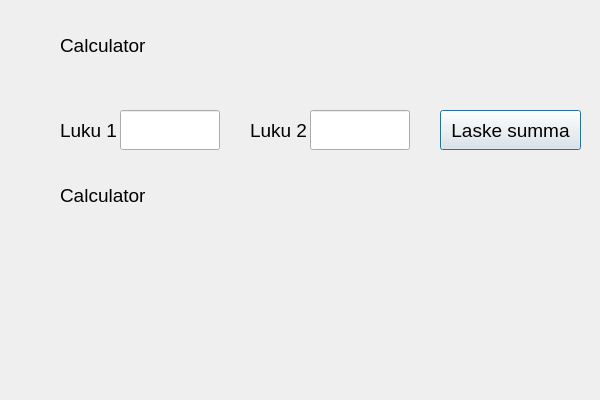
<?xml version="1.0" encoding="UTF-8"?>
<ui version="4.0">
 <class>Calculator</class>
 <widget class="QDialog" name="Calculator">
  <property name="geometry">
   <rect>
    <x>0</x>
    <y>0</y>
    <width>600</width>
    <height>400</height>
   </rect>
  </property>
  <property name="windowTitle">
   <string>Dialog</string>
  </property>
  <widget class="QLabel" name="labelUsername">
   <property name="geometry">
    <rect>
     <x>60</x>
     <y>30</y>
     <width>141</width>
     <height>31</height>
    </rect>
   </property>
   <property name="font">
    <font>
     <pointsize>14</pointsize>
    </font>
   </property>
   <property name="text">
    <string>Calculator</string>
   </property>
  </widget>
  <widget class="QLabel" name="labelUsername_2">
   <property name="geometry">
    <rect>
     <x>60</x>
     <y>110</y>
     <width>100</width>
     <height>40</height>
    </rect>
   </property>
   <property name="font">
    <font>
     <pointsize>14</pointsize>
    </font>
   </property>
   <property name="text">
    <string>Luku 1</string>
   </property>
  </widget>
  <widget class="QLineEdit" name="textNum1">
   <property name="geometry">
    <rect>
     <x>120</x>
     <y>110</y>
     <width>100</width>
     <height>40</height>
    </rect>
   </property>
   <property name="font">
    <font>
     <pointsize>14</pointsize>
    </font>
   </property>
  </widget>
  <widget class="QLineEdit" name="textNum2">
   <property name="geometry">
    <rect>
     <x>310</x>
     <y>110</y>
     <width>100</width>
     <height>40</height>
    </rect>
   </property>
   <property name="font">
    <font>
     <pointsize>14</pointsize>
    </font>
   </property>
  </widget>
  <widget class="QLabel" name="labelUsername_3">
   <property name="geometry">
    <rect>
     <x>250</x>
     <y>110</y>
     <width>100</width>
     <height>40</height>
    </rect>
   </property>
   <property name="font">
    <font>
     <pointsize>14</pointsize>
    </font>
   </property>
   <property name="text">
    <string>Luku 2</string>
   </property>
  </widget>
  <widget class="QPushButton" name="btnSum">
   <property name="geometry">
    <rect>
     <x>440</x>
     <y>110</y>
     <width>141</width>
     <height>40</height>
    </rect>
   </property>
   <property name="font">
    <font>
     <pointsize>14</pointsize>
    </font>
   </property>
   <property name="text">
    <string>Laske summa</string>
   </property>
  </widget>
  <widget class="QLabel" name="labelResult">
   <property name="geometry">
    <rect>
     <x>60</x>
     <y>180</y>
     <width>141</width>
     <height>31</height>
    </rect>
   </property>
   <property name="font">
    <font>
     <pointsize>14</pointsize>
    </font>
   </property>
   <property name="text">
    <string>Calculator</string>
   </property>
  </widget>
 </widget>
 <resources/>
 <connections/>
</ui>
